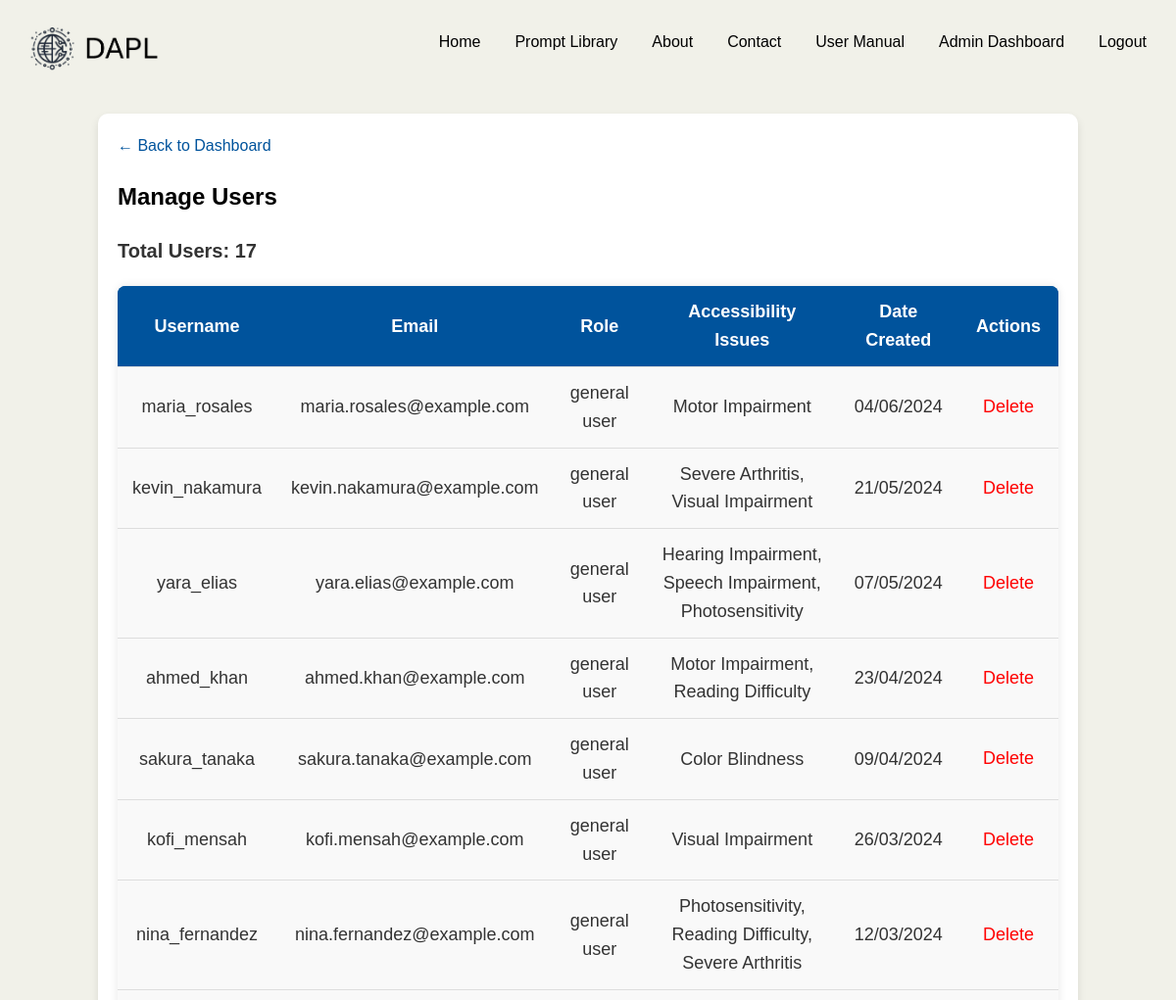
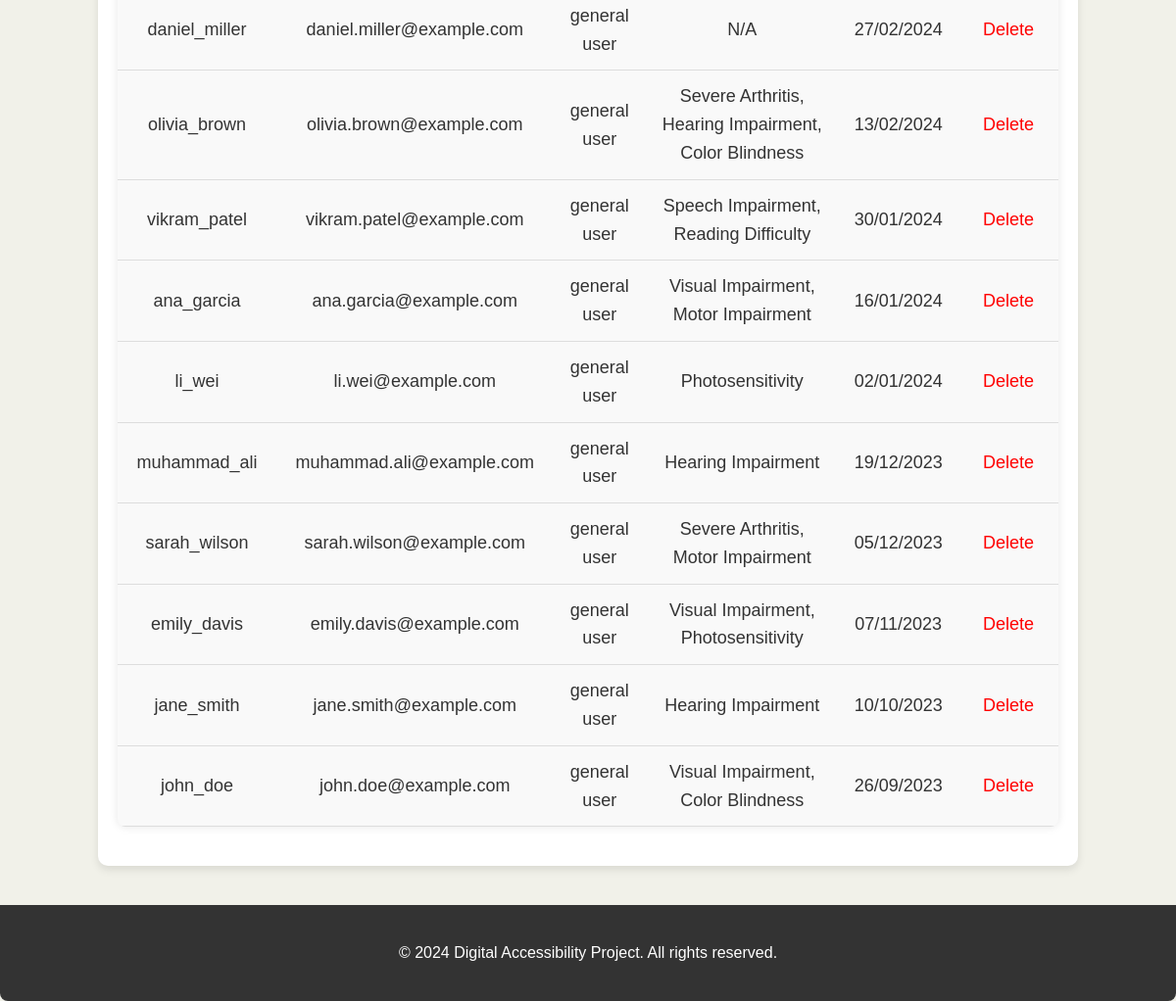
Page /manage_users.php (signed in) on the committed database (2 pictures, top to bottom).
### tables this page shows
CREATE TABLE `users` (
  `user_id` int(11) NOT NULL,
  `username` varchar(50) NOT NULL,
  `email` varchar(100) NOT NULL,
  `password` varchar(255) NOT NULL,
  `date_created` timestamp NOT NULL DEFAULT current_timestamp(),
  `role` enum('general user','admin','developer') DEFAULT 'general user'
);

### manage_users.php (the view, shortened to what this page needs)
<?php
include('config.php');
$stmt = $conn->prepare("
    SELECT u.user_id, u.username, u.email, u.role,
           GROUP_CONCAT(ai.issue_name SEPARATOR ', ') AS accessibility_issues,
           DATE_FORMAT(u.date_created, '%d/%m/%Y') AS date_created
    FROM users u
    LEFT JOIN user_accessibility ua ON u.user_id = ua.user_id
    LEFT JOIN accessibility_issues ai ON ua.issue_id = ai.issue_id
    WHERE u.role != 'admin'
    GROUP BY u.user_id
    ORDER BY u.date_created DESC
");
$stmt->execute();
$result = $stmt->get_result();
$users = $result->fetch_all(MYSQLI_ASSOC);
$total_users = count($users);
?>
<!DOCTYPE html>
<html lang="en">
<head>
    <link rel="stylesheet" href="styles.css">
</head>
<body>
<?php include('header.php'); ?>
<div class="container">
    <a href="admin_dashboard.php" class="back-link">&larr; Back to Dashboard</a>
    <h1>Manage Users</h1>
    <p class="total-users">Total Users: <?= htmlspecialchars($total_users) ?></p>
    <table class="user-table">
        <thead>
            <tr>
                <th>Username</th>
                <th>Email</th>
                <th>Role</th>
                <th>Accessibility Issues</th>
                <th>Date Created</th>
                <th>Actions</th>
            </tr>
        </thead>
        <tbody>
            <?php foreach ($users as $user): ?>
            <tr>
                <td><?= htmlspecialchars($user['username'] ?? '') ?></td>
                <td><?= htmlspecialchars($user['email'] ?? '') ?></td>
                <td><?= htmlspecialchars($user['role'] ?? '') ?></td>
                <td><?= htmlspecialchars($user['accessibility_issues'] ?? 'N/A') ?></td>
                <td><?= htmlspecialchars($user['date_created'] ?? '') ?></td>
                <td>
                    <form id="deleteForm<?= htmlspecialchars($user['user_id']) ?>" method="POST" action="manage_users.php" style="display:inline;">
                        <button type="submit" name="delete_user" class="delete-btn">Delete</button>
                    </form>
                </td>
            </tr>
            <?php endforeach; ?>
        </tbody>
    </table>
</div>
<footer>
    <p>&copy; 2024 Digital Accessibility Project. All rights reserved.</p>
</footer>
</body>
</html>

### styles.css (style rules this page uses)
body { font-family: Arial, sans-serif; background-color: #F1F1E9; color: #333; margin: 0; padding: 0; line-height: 1.6; }
.container { width: 80%; margin: auto; padding: 20px; background-color: white; border-radius: 8px; box-shadow: 0 0 10px rgba(0, 0, 0, 0.1); }
h1 { color: #413932; }
footer { background-color: #333; color: white; text-align: center; padding: 20px 0; margin-top: 40px; border-radius: 0 0 8px 8px; }
.container { max-width: 6000px; margin: 0 auto; padding: 20px; background-color: #ffffff; border-radius: 10px; box-shadow: 0 4px 8px rgba(0, 0, 0, 0.1); }
form { display: flex; flex-direction: column; }
button { padding: 10px 15px; background-color: #00539CFF; color: white; border: none; border-radius: 5px; cursor: pointer; }

### manage_users.php (style rules this page uses)
.user-table { width: 100%; border-collapse: collapse; margin: 20px 0; font-size: 18px; text-align: left; background-color: #f9f9f9; border-radius: 8px; overflow: hidden; box-shadow: 0 0 10px rgba(0, 0, 0, 0.1); }
.user-table thead { background-color: #00539CFF; color: white; }
.user-table th, .user-table td { padding: 12px 15px; border-bottom: 1px solid #ddd; }
.user-table th { text-align: center; background-color: #00539CFF; }
.user-table td { text-align: center; }
.delete-btn { background: none; border: none; color: red; cursor: pointer; font-size: 18px; padding: 5px 10px; border-radius: 5px; }
.total-users { font-weight: bold; font-size: 20px; margin-top: 20px; }
h1 { color: black; font-size: 24px; font-family: Arial, sans-serif; margin-bottom: 20px; }
.back-link { display: block; margin-bottom: 20px; font-size: 16px; color: #00539CFF; text-decoration: none; }

### rows in the picture
users: username "maria_rosales", email "maria.rosales@example.com", role "general user", accessibility_issues "Motor Impairment", date_created "04/06/2024"
users: username "kevin_nakamura", email "kevin.nakamura@example.com", role "general user", accessibility_issues "Severe Arthritis, Visual Impairment", date_created "21/05/2024"
users: username "yara_elias", email "yara.elias@example.com", role "general user", accessibility_issues "Hearing Impairment, Speech Impairment, Photosensitivity", date_created "07/05/2024"
users: username "ahmed_khan", email "ahmed.khan@example.com", role "general user", accessibility_issues "Motor Impairment, Reading Difficulty", date_created "23/04/2024"
users: username "sakura_tanaka", email "sakura.tanaka@example.com", role "general user", accessibility_issues "Color Blindness", date_created "09/04/2024"
users: username "kofi_mensah", email "kofi.mensah@example.com", role "general user", accessibility_issues "Visual Impairment", date_created "26/03/2024"
users: username "nina_fernandez", email "nina.fernandez@example.com", role "general user", accessibility_issues "Photosensitivity, Reading Difficulty, Severe Arthritis", date_created "12/03/2024"
users: username "daniel_miller", email "daniel.miller@example.com", role "general user", accessibility_issues "N/A", date_created "27/02/2024"
users: username "olivia_brown", email "olivia.brown@example.com", role "general user", accessibility_issues "Severe Arthritis, Hearing Impairment, Color Blindness", date_created "13/02/2024"
users: username "vikram_patel", email "vikram.patel@example.com", role "general user", accessibility_issues "Speech Impairment, Reading Difficulty", date_created "30/01/2024"
users: username "ana_garcia", email "ana.garcia@example.com", role "general user", accessibility_issues "Visual Impairment, Motor Impairment", date_created "16/01/2024"
users: username "li_wei", email "li.wei@example.com", role "general user", accessibility_issues "Photosensitivity", date_created "02/01/2024"
users: username "muhammad_ali", email "muhammad.ali@example.com", role "general user", accessibility_issues "Hearing Impairment", date_created "19/12/2023"
users: username "sarah_wilson", email "sarah.wilson@example.com", role "general user", accessibility_issues "Severe Arthritis, Motor Impairment", date_created "05/12/2023"
users: username "emily_davis", email "emily.davis@example.com", role "general user", accessibility_issues "Visual Impairment, Photosensitivity", date_created "07/11/2023"
users: username "jane_smith", email "jane.smith@example.com", role "general user", accessibility_issues "Hearing Impairment", date_created "10/10/2023"
users: username "john_doe", email "john.doe@example.com", role "general user", accessibility_issues "Visual Impairment, Color Blindness", date_created "26/09/2023"

### other values in the picture
$total_users "17"
